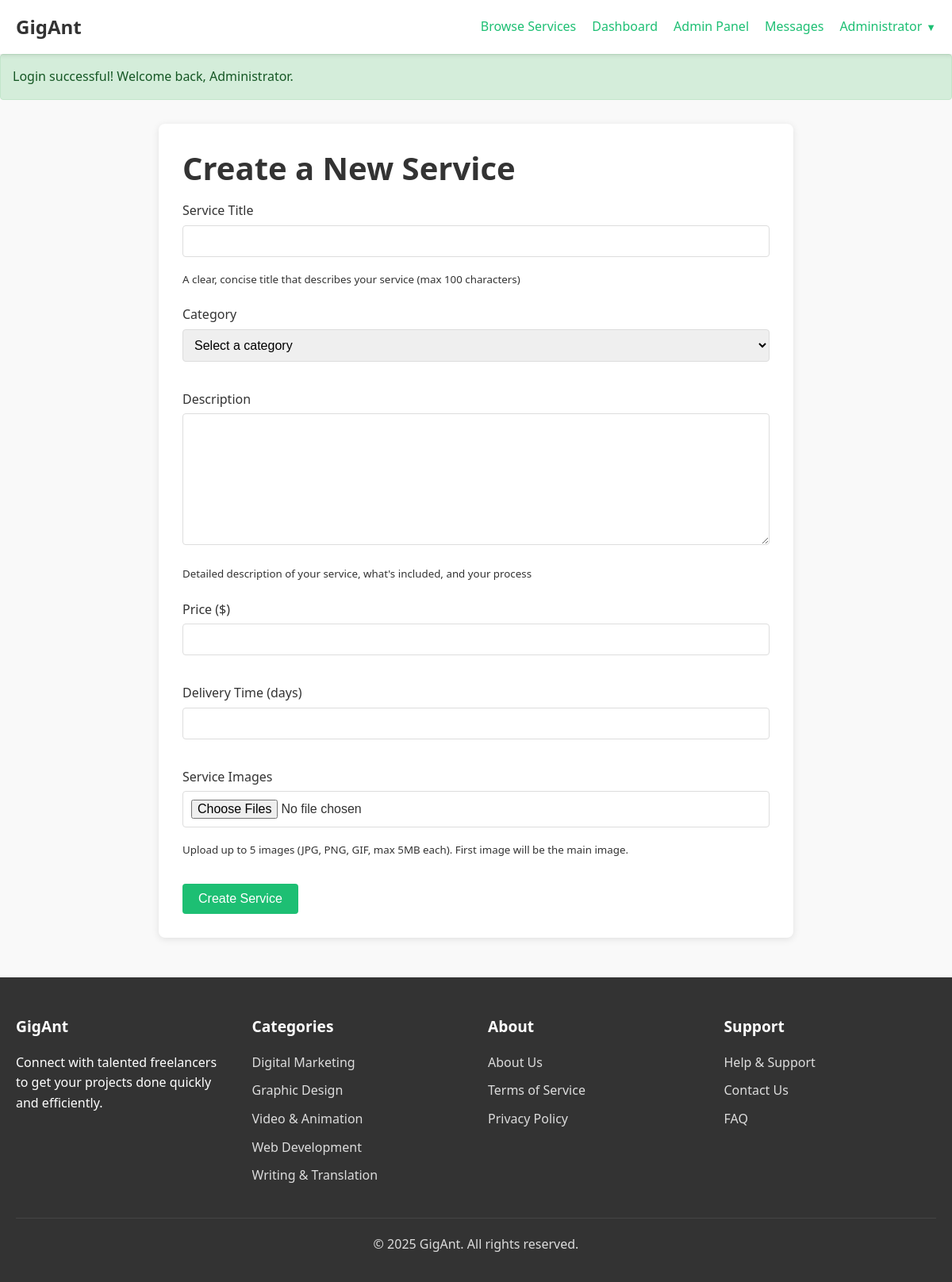
The app's page /services/create.php (signed in) with its own data.
### tables this page shows
CREATE TABLE users (
    id INTEGER PRIMARY KEY AUTOINCREMENT,
    username TEXT UNIQUE NOT NULL,
    password TEXT NOT NULL,
    email TEXT UNIQUE NOT NULL,
    name TEXT NOT NULL,
    bio TEXT,
    profile_image TEXT,
    is_admin INTEGER DEFAULT 0,
    created_at TIMESTAMP DEFAULT CURRENT_TIMESTAMP
  );

CREATE TABLE categories (
    id INTEGER PRIMARY KEY AUTOINCREMENT,
    name TEXT UNIQUE NOT NULL,
    description TEXT,
    parent_id INTEGER,
    FOREIGN KEY (parent_id) REFERENCES categories(id)
  );

### utils/auth.php (called while the page is built, shortened)
<?php
function isLoggedIn() {
  return isset($_SESSION['user_id']);
}
function isAdmin() {
  return isset($_SESSION['is_admin']) && $_SESSION['is_admin'] == 1;
}
function getUserById($db, $userId) {
  $stmt = $db->prepare("SELECT * FROM users WHERE id = ?");
  $stmt->execute([$userId]);
  return $stmt->fetch();
}
function getCurrentUser($db) {
  return getUserById($db, $_SESSION['user_id']);
}

### services/create.php (the view, shortened to what this page needs)
<?php
require_once('../database/connection.php');
require_once('../utils/auth.php');
?>
<!DOCTYPE html>
<html lang="en">
<head>
  <link rel="stylesheet" href="../css/styles.css">
</head>
<body>
  <?php include('../templates/header.php'); ?>
  <main>
    <div class="container">
      <div class="create-service-container">
        <h1>Create a New Service</h1>
        <form action="create.php" method="POST" enctype="multipart/form-data">
          <div class="form-group">
            <label for="title">Service Title</label>
            <input type="text" id="title" name="title" value="<?= isset($_POST['title']) ? htmlspecialchars($_POST['title']) : '' ?>" required>
            <small>A clear, concise title that describes your service (max 100 characters)</small>
          </div>
          <div class="form-group">
            <label for="category_id">Category</label>
            <select id="category_id" name="category_id" required>
              <option value="">Select a category</option>
            </select>
          </div>
          <div class="form-group">
            <label for="description">Description</label>
            <textarea id="description" name="description" rows="8" required><?= isset($_POST['description']) ? htmlspecialchars($_POST['description']) : '' ?></textarea>
            <small>Detailed description of your service, what's included, and your process</small>
          </div>
          <div class="form-group">
            <label for="price">Price ($)</label>
            <input type="number" id="price" name="price" min="1" step="0.01" value="<?= isset($_POST['price']) ? htmlspecialchars($_POST['price']) : '' ?>" required>
          </div>
          <div class="form-group">
            <label for="delivery_time">Delivery Time (days)</label>
            <input type="number" id="delivery_time" name="delivery_time" min="1" value="<?= isset($_POST['delivery_time']) ? htmlspecialchars($_POST['delivery_time']) : '' ?>" required>
          </div>
          <div class="form-group">
            <label for="images">Service Images</label>
            <input type="file" id="images" name="images[]" accept="image/jpeg, image/png, image/gif" multiple>
            <small>Upload up to 5 images (JPG, PNG, GIF, max 5MB each). First image will be the main image.</small>
          </div>
          <button type="submit" class="btn-primary">Create Service</button>
        </form>
      </div>
    </div>
  </main>
  <?php include('../templates/footer.php'); ?>
</body>
</html>

### templates/header.php (shortened to what this page needs)
<header>
  <div class="container">
    <div class="logo">
      <a href="index.php">GigAnt</a>
    </div>
    <nav>
      <ul class="main-nav">
        <li><a href="search.php">Browse Services</a></li>
        <?php if (isLoggedIn()): ?>
          <li><a href="dashboard.php">Dashboard</a></li>
          <?php if (isAdmin()): ?>
            <li><a href="admin/index.php">Admin Panel</a></li>
          <?php endif; ?>
        <?php endif; ?>
      </ul>
      <ul class="user-nav">
        <?php if (isLoggedIn()): ?>
          <li class="messages">
            <a href="messages.php">
              Messages
            </a>
          </li>
          <li class="user-dropdown">
            <a href="javascript:void(0);" class="dropdown-toggle">
              <?php
                $user = getCurrentUser($db);
                echo htmlspecialchars($user['name']);
              ?>
              <span class="arrow">▼</span>
            </a>
          </li>
        <?php else: ?>
          <li><a href="login.php">Login</a></li>
          <li><a href="register.php" class="btn-primary">Join</a></li>
        <?php endif; ?>
      </ul>
    </nav>
  </div>
</header>
<?php if (isset($_SESSION['success'])): ?>
  <div class="alert alert-success">
    <?= $_SESSION['success'] ?>
  </div>
<?php endif; ?>

### templates/footer.php
<footer>
  <div class="container">
    <div class="footer-grid">
      <div class="footer-column">
        <h3>GigAnt</h3>
        <p>Connect with talented freelancers to get your projects done quickly and efficiently.</p>
      </div>
      <div class="footer-column">
        <h3>Categories</h3>
        <ul>
          <?php
            $stmt = $db->query("SELECT id, name FROM categories LIMIT 5");
            $footerCategories = $stmt->fetchAll(PDO::FETCH_ASSOC);
            foreach ($footerCategories as $category) {
              echo '<li><a href="search.php?category=' . $category['id'] . '">' . htmlspecialchars($category['name']) . '</a></li>';
            }
          ?>
        </ul>
      </div>
      <div class="footer-column">
        <h3>About</h3>
        <ul>
          <li><a href="about.php">About Us</a></li>
          <li><a href="terms.php">Terms of Service</a></li>
          <li><a href="privacy.php">Privacy Policy</a></li>
        </ul>
      </div>
      <div class="footer-column">
        <h3>Support</h3>
        <ul>
          <li><a href="help.php">Help & Support</a></li>
          <li><a href="contact.php">Contact Us</a></li>
          <li><a href="faq.php">FAQ</a></li>
        </ul>
      </div>
    </div>
    <div class="footer-bottom">
      <p>&copy; <?= date('Y') ?> GigAnt. All rights reserved.</p>
    </div>
  </div>
</footer>

### css/styles.css (style rules this page uses)
* { margin: 0; padding: 0; box-sizing: border-box; }
body { font-family: "Segoe UI", Tahoma, Geneva, Verdana, sans-serif; line-height: 1.6; color: #333; background-color: #f9f9f9; }
.container { width: 100%; max-width: 1200px; margin: 0 auto; padding: 0 20px; }
a { color: #1dbf73; text-decoration: none; transition: color 0.3s; }
ul { list-style: none; }
h1, h2, h3, h4, h5, h6 { margin-bottom: 15px; font-weight: 600; line-height: 1.3; }
h1 { font-size: 2.5rem; }
h3 { font-size: 1.5rem; }
p { margin-bottom: 15px; }
.btn, button, [type="submit"] { display: inline-block; padding: 10px 20px; background-color: #1dbf73; color: white; border: none; border-radius: 4px; cursor: pointer; font-size: 1rem; transition: background-color 0.3s; }
.btn-primary { background-color: #1dbf73; color: white; }
input, textarea, select { width: 100%; padding: 10px; margin-bottom: 15px; border: 1px solid #ddd; border-radius: 4px; font-size: 1rem; }
label { display: block; margin-bottom: 5px; font-weight: 500; }
header { background-color: white; box-shadow: 0 2px 5px rgba(0, 0, 0, 0.1); position: sticky; top: 0; z-index: 100; }
header .container { display: flex; justify-content: space-between; align-items: center; padding: 15px 20px; }
.logo a { font-size: 1.5rem; font-weight: 700; color: #333; }
nav { display: flex; align-items: center; }
.main-nav, .user-nav { display: flex; align-items: center; }
.main-nav li, .user-nav li { margin-left: 20px; }
.user-dropdown { position: relative; }
.dropdown-toggle { display: flex; align-items: center; }
.dropdown-toggle .arrow { margin-left: 5px; font-size: 0.8rem; }
.messages { position: relative; }
.alert { padding: 15px; margin-bottom: 20px; border-radius: 4px; }
.alert-success { background-color: #d4edda; color: #155724; border: 1px solid #c3e6cb; }
footer { background-color: #333; color: white; padding: 50px 0 20px; margin-top: 50px; }
.footer-grid { display: grid; grid-template-columns: repeat(4, 1fr); gap: 30px; margin-bottom: 30px; }
.footer-column h3 { color: white; margin-bottom: 20px; font-size: 1.2rem; }
.footer-column ul li { margin-bottom: 10px; }
.footer-column a { color: #ddd; }
.footer-bottom { border-top: 1px solid #444; padding-top: 20px; text-align: center; color: #ddd; }

### services/create.php (style rules this page uses)
.create-service-container { max-width: 800px; margin: 30px auto; background-color: white; border-radius: 8px; box-shadow: 0 2px 10px rgba(0, 0, 0, 0.1); padding: 30px; }
.form-group { margin-bottom: 20px; }
.form-group label { display: block; margin-bottom: 5px; font-weight: 500; }

### records on screen
users: name "Administrator"
categories: name "Digital Marketing"
categories: name "Graphic Design"
categories: name "Video & Animation"
categories: name "Web Development"
categories: name "Writing & Translation"

### other values on screen
$_SESSION['success'] "Login successful! Welcome back, Administrator."
